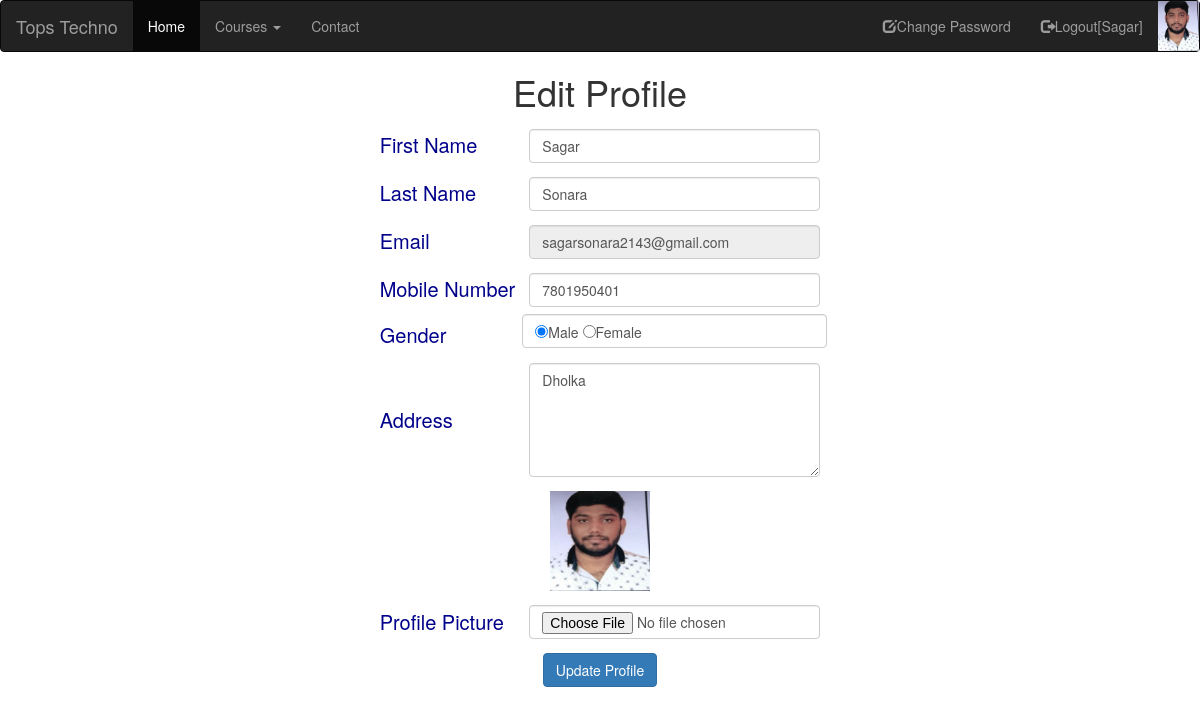
The app's page /profile (signed in) with its own data.
### myapp/models.py (models this page shows, shortened)
class User(models.Model):
	fname=models.CharField(max_length=100)
	lname=models.CharField(max_length=100)
	email=models.EmailField()
	mobile=models.PositiveSmallIntegerField()
	gender=models.CharField(max_length=100)
	address=models.TextField()
	password=models.CharField(max_length=100)
	profile_pic=models.ImageField(upload_to="profile_pic/")

### myapp/views.py (the view)
# urls.py: path('profile',views.profile,name='profile'),
def profile(request):
	user = User.objects.get(email=request.session['email'])
	if request.method=="POST":
		user.fname=request.POST['fname']
		user.lname=request.POST['lname']
		user.mobile=request.POST['mobile']
		user.address=request.POST['address']
		user.gender=request.POST['gender']
		try:
			user.profile_pic=request.FILES['profile_pic']
		except:
			pass
		user.save()
		msg="Profile updated Successfully..!!"
		request.session['profile_pic']=user.profile_pic.url
		return render(request,'profile.html',{'user':user,'msg':msg})
	else:
		return render(request,'profile.html',{'user':user})

### myapp/templates/profile.html (shortened to what this page needs)
{% extends 'header.html' %}
{% block content %}
<!DOCTYPE html>
<html>
<head>
</head>
<body>
<center>
<h1>Edit Profile</h1>
<form method="post" action="{% url 'profile' %}" enctype="multipart/form-data">
			<table>
			<tr>
				<td>First Name</td>
				<td><input type="text" name="fname" class="form-control" value="{{user.fname}}"></td>
			</tr>
			<tr>
				<td>Last Name</td>
				<td><input type="text" name="lname" class="form-control" value="{{user.lname}}"></td>
			</tr>
			<tr>
				<td>Email</td>
				<td><input type="text" name="email" class="form-control" value="{{user.email}}" readonly></td>
			</tr>
			<tr>
				<td>Mobile Number</td>
				<td><input type="text" name="mobile" class="form-control" value="{{user.mobile}}"></td>
			</tr>
			<tr>
				<td>Gender</td>
				<td class="form-control">
					{% if gender == male%}
						<input type="radio" name="gender" value="male" checked>Male
						<input type="radio" name="gender" value="female">Female
					{% else %}
						<input type="radio" name="gender" value="male">Male
						<input type="radio" name="gender" value="female" checked>Female
					{% endif %}
				</td>
			</tr>
			<tr>
				<td>Address</td>
				<td><textarea rows="5" cols="22" name="address" class="form-control">{{user.address}}</textarea></td>
			</tr>
			<tr>
				<td colspan="2" align="center">
					<img src="{{user.profile_pic.url}}" width="100px" height="100px"></td>
			</tr>
			<tr>
				<td>Profile Picture</td>
				<td><input type="file" name="profile_pic" class="form-control"></td>
			</tr>
			<tr>
				<td colspan="2" align="center">
					<input type="submit" name="action" value="Update Profile" class="btn btn-primary">
				</td>
			</tr>
		</table>
</form>
</center>
</body>
</body>
</html>
{% endblock %}

### myapp/templates/header.html (style rules this page uses)
tr,td { padding: 7px; }

### myapp/templates/profile.html (style rules this page uses)
td { font-size: 20px; color: darkblue; }

### records on screen
User: fname "Sagar", lname "Sonara", email "sagarsonara2143@gmail.com", mobile "7801950401", address "Dholka", profile_pic (picture)

### other values on screen
{{ request.session.fname }} "Sagar"
